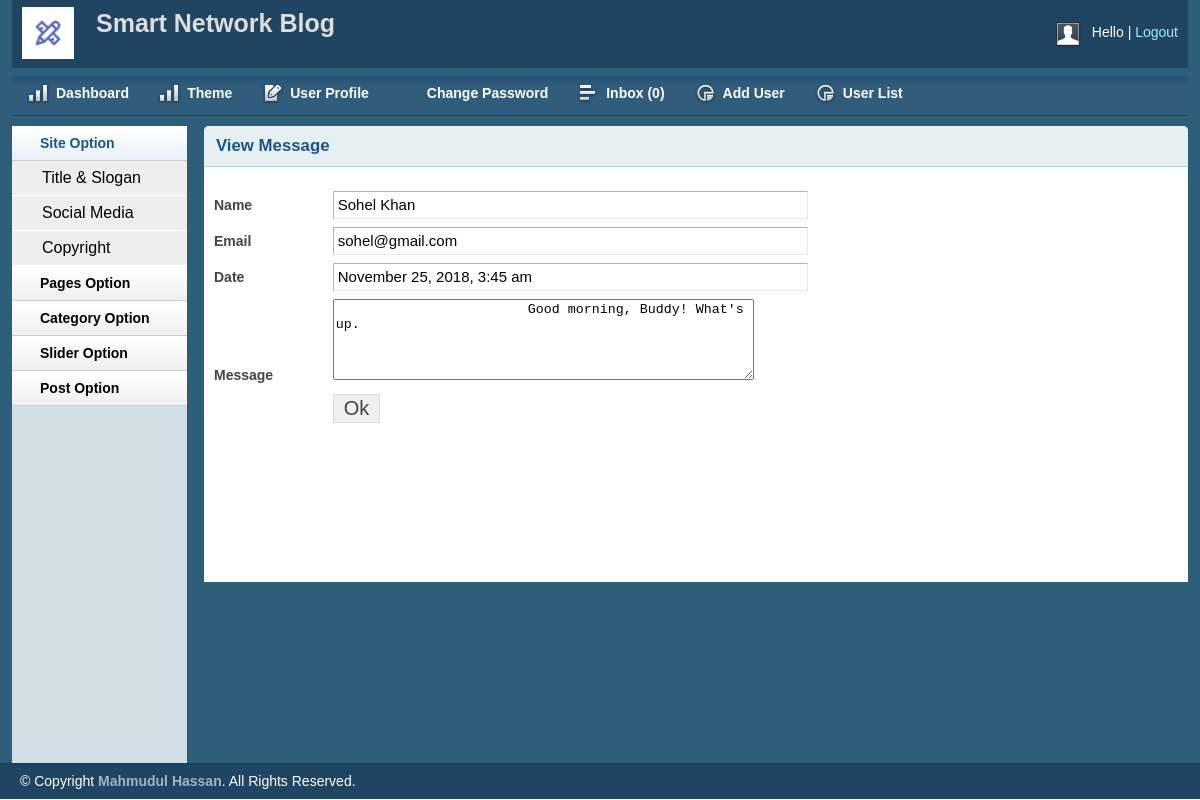
/blog.smartnetwork.org.in/admin/viewmsg.php?msgid=9, run on the app's committed database.
### tables this page shows
CREATE TABLE `tbl_contact` (
  `id` int(11) NOT NULL,
  `firstname` varchar(255) NOT NULL,
  `lastname` varchar(255) NOT NULL,
  `email` varchar(255) NOT NULL,
  `body` text NOT NULL,
  `status` int(11) NOT NULL DEFAULT 0,
  `date` timestamp NOT NULL DEFAULT current_timestamp()
);

### blog.smartnetwork.org.in/lib/Database.php (called while the page is built, shortened)
<?php
Class Database{
	public $host   = DB_HOST;
	public $user   = DB_USER;
	public $pass   = DB_PASS;
	public $dbname = DB_NAME;
	public $link;
	private function connectDB(){
	$this->link = new mysqli($this->host, $this->user, $this->pass, $this->dbname);
 }
	public function select($query){
		$result = $this->link->query($query) or die($this->link->error.__LINE__);
		if($result->num_rows > 0){
			return $result;
		} else {
			return false;
		}
	}
}
?>

### blog.smartnetwork.org.in/helpers/Format.php (called while the page is built, shortened)
<?php
class Format{
	public function formatDate($data){
		return date('F j, Y, g:i a', strtotime($data));
	}
}
?>

### blog.smartnetwork.org.in/admin/viewmsg.php (the view, shortened to what this page needs)
<?php include 'inc/header.php';?>
<?php include 'inc/sidebar.php';?>
<div class="grid_10">
<?php
    if (!isset($_GET['msgid']) || $_GET['msgid'] == NULL) {
        echo "<script>window.location = 'inbox.php';</script>";
    } else{
        $id = $_GET['msgid'];
    }
?>
<div class="box round first grid">
    <h2>View Message</h2>
    <div class="block">
     <form action="" method="post">
<?php
    $query = "SELECT * FROM tbl_contact WHERE id = '$id'";
    $msg = $db->select($query);
    if ($msg) {
        while ($result = $msg->fetch_assoc()) {
?>
        <table class="form">
            <tr>
                <td>
                    <label>Name</label>
                </td>
                <td>
                    <input type="text" readonly value="<?php echo $result['firstname'].' '.$result['lastname']; ?>" class="medium" />
                </td>
            </tr>
            <tr>
                <td>
                    <label>Email</label>
                </td>
                <td>
                    <input type="text" readonly value="<?php echo $result['email'] ?>" class="medium" />
                </td>
            </tr>
            <tr>
                <td>
                    <label>Date</label>
                </td>
                <td>
                    <input type="text" readonly value="<?php echo $fm->formatDate($result['date']); ?>" class="medium" />
                </td>
            </tr>
            <tr>
                <td>
                    <label>Message</label>
                </td>
                <td>
                    <textarea rows="5" cols="50" readonly name="body">
                        <?php echo $result['body']; ?>
                    </textarea>
                </td>
            </tr>
            <tr>
                <td></td>
                <td>
                    <input type="submit" name="submit" Value="Ok" />
                </td>
            </tr>
        </table>
    <?php } } ?>
        </form>
    </div>
</div>
</div>
<?php include 'inc/footer.php';?>

### smartnetwork.org.in/ftpaccess/blog.smartnetwork.org.in/admin/css/text.css (style rules this page uses)
body { font: 13px/1.5 Tahoma, Helvetica, Arial, 'Liberation Sans', FreeSans, sans-serif; }
h2 { font-size: 23px; }
p, dl, hr, h1, h2, h3, h4, h5, h6, ol, ul, pre, table, address, fieldset { margin-bottom: 20px; }

### smartnetwork.org.in/ftpaccess/blog.smartnetwork.org.in/admin/css/grid.css (style rules this page uses)
.grid_1, .grid_2, .grid_3, .grid_4, .grid_5, .grid_6, .grid_7, .grid_8, .grid_9, .grid_10, .grid_11, .grid_12, .grid_13, .grid_14, .grid_15, .grid_16 { display: inline; float: left; margin-left: 1%; margin-right: 1%; }
.container_12 .grid_10 { width: 81.333%; }

### smartnetwork.org.in/ftpaccess/blog.smartnetwork.org.in/admin/css/layout.css (style rules this page uses)
body { background: #fff none repeat scroll 0 0; color: #444; font-size: 14px; padding: 0; }
h1, h2, h3, h4, h5, h6 { line-height:1.2em; margin-bottom:.3em; }
h2 { margin-top:1em; }
.box { background:#fff; margin-bottom:20px; padding:10px 10px 10px 10px; margin-left:-8px; }
.box.grid { padding-bottom:40px; }
.box.round { -moz-border-radius: 5px 5px 0px 0px; -webkit-border-radius: 5px 5px 0px 0px; border-radius: 5px 5px 0px 0px; }
.box h2 { font-size:1.2em; font-weight:bold; color:#1B548D; background:#E6F0F3; margin:-10px -10px 0 -10px; padding:10px 12px; border-bottom:1px solid #B3CBD6; -moz-border-radius: 5px 5px 0px 0px; -webkit-border-radius: 5px 5px 0px 0px; border-radius: 5px 5px 0px 0px; }
.box.first { min-height: 406px; }
.block { padding-top:20px; }
table.form { width:100%; }
table.form td { padding:4px 0px; }
table.form label { font-weight:bold; }
table.form input, table.form select { font-size: 15px; padding: 4px 4px 5px 4px; border-top: 1px solid #b3b3b3; border-left: 1px solid #b3b3b3; border-right: 1px solid #eaeaea; border-bottom: 1px solid #eaeaea; }
table.form input[type="submit"] { border: 1px solid #ddd; color: #444; cursor: pointer; font-size: 20px; padding: 2px 10px; }
input.medium { width: 55%; }
.block { padding-bottom:1px; }

### data on the page
tbl_contact: firstname+lastname "Sohel Khan", email "sohel@gmail.com", date "November 25, 2018, 3:45 am", body "Good morning, Buddy! What's up."
